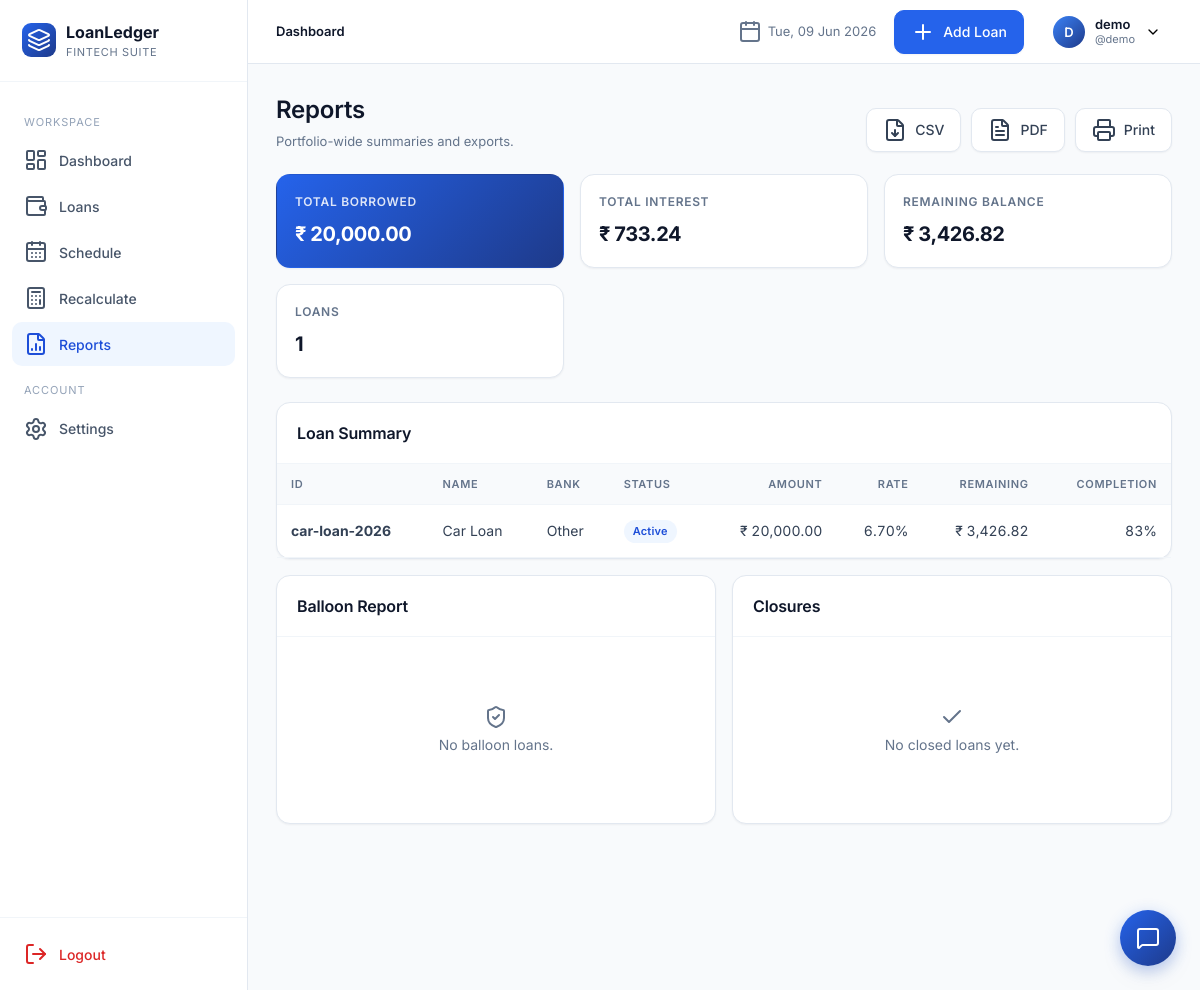
/reports/ (signed in), run on the app's committed database.
### app/models.py (models this page shows, shortened)
class User(UserMixin, db.Model):
    __tablename__ = "users"
    id = db.Column(db.Integer, primary_key=True)
    full_name = db.Column(db.String(120), nullable=False)
    username = db.Column(db.String(64), unique=True, nullable=False, index=True)
    email = db.Column(db.String(160), unique=True, nullable=False, index=True)
    password_hash = db.Column(db.String(256), nullable=False)
    preferred_currency = db.Column(db.String(8), default="INR")
    preferred_date_format = db.Column(db.String(20), default="%d %b %Y")
    created_at = db.Column(db.DateTime, default=datetime.utcnow)
    loans = db.relationship("Loan", backref="owner", lazy="dynamic", cascade="all, delete-orphan")

class Loan(db.Model):
    __tablename__ = "loans"
    id = db.Column(db.Integer, primary_key=True)
    user_id = db.Column(db.Integer, db.ForeignKey("users.id"), nullable=False, index=True)
    loan_id = db.Column(db.String(40), nullable=False, index=True)  # manual unique per user
    loan_name = db.Column(db.String(120), nullable=False)
    loan_category = db.Column(db.String(50), nullable=False, default="Personal")
    bank_name = db.Column(db.String(120), nullable=False)
    loan_amount = db.Column(db.Float, nullable=False)
    interest_rate = db.Column(db.Float, nullable=False)  # annual %
    down_payment = db.Column(db.Float, default=0)
    custom_emi = db.Column(db.Float, nullable=True)
    start_date = db.Column(db.Date, nullable=False)
    tenure_months = db.Column(db.Integer, nullable=False)
    loan_status = db.Column(db.String(20), default="Active", index=True)
    remaining_balance = db.Column(db.Float, default=0)
    completion_percentage = db.Column(db.Float, default=0)
    is_archived = db.Column(db.Boolean, default=False, index=True)
    balloon_date = db.Column(db.Date, nullable=True)
    balloon_amount = db.Column(db.Float, nullable=True)
    notes = db.Column(db.Text)
    closed_at = db.Column(db.DateTime, nullable=True)
    final_amount = db.Column(db.Float, nullable=True)
    closure_notes = db.Column(db.Text, nullable=True)
    created_at = db.Column(db.DateTime, default=datetime.utcnow)
    updated_at = db.Column(db.DateTime, default=datetime.utcnow, onupdate=datetime.utcnow)
    schedules = db.relationship("Schedule", backref="loan", lazy="dynamic",
                                cascade="all, delete-orphan", order_by="Schedule.month_index")
    __table_args__ = (db.UniqueConstraint("user_id", "loan_id", name="uq_user_loanid"),)

### app/blueprints/reports.py (the view)
@reports_bp.route("/")
@login_required
def index():
    loans = current_user.loans.filter_by(is_archived=False).all()
    total_borrowed = sum(l.loan_amount for l in loans)
    total_remaining = sum(l.remaining_balance for l in loans)
    total_interest = sum(s.interest for l in loans for s in l.schedules)
    balloons = [l for l in loans if l.balloon_date]
    closures = [l for l in loans if l.loan_status == "Completed"]
    return render_template("reports/index.html", loans=loans,
                           total_borrowed=total_borrowed, total_remaining=total_remaining,
                           total_interest=total_interest, balloons=balloons, closures=closures)

### app/templates/reports/index.html (shortened to what this page needs)
{% extends "base.html" %}
{% block content %}
<div class="page-header">
  <div class="title-block"><h1>Reports</h1><div class="sub">Portfolio-wide summaries and exports.</div></div>
  <div class="actions">
    <a href="{{ url_for('reports.export_csv') }}" class="btn secondary"><i data-lucide="file-down"></i> CSV</a>
    <a href="{{ url_for('reports.export_pdf') }}" class="btn secondary"><i data-lucide="file-text"></i> PDF</a>
    <a href="{{ url_for('reports.print_view') }}" class="btn secondary" target="_blank"><i data-lucide="printer"></i> Print</a>
  </div>
</div>
<div class="kpi-grid">
  <div class="kpi accent"><div class="label">Total Borrowed</div><div class="value">{{ total_borrowed|money }}</div></div>
  <div class="kpi"><div class="label">Total Interest</div><div class="value">{{ total_interest|money }}</div></div>
  <div class="kpi"><div class="label">Remaining Balance</div><div class="value">{{ total_remaining|money }}</div></div>
  <div class="kpi"><div class="label">Loans</div><div class="value">{{ loans|length }}</div></div>
</div>
<div class="card" style="margin-bottom:16px">
  <div class="card-header"><h3>Loan Summary</h3></div>
  <div class="table-wrap">
    <table class="tbl">
      <thead><tr><th>ID</th><th>Name</th><th>Bank</th><th>Status</th><th class="num">Amount</th><th class="num">Rate</th><th class="num">Remaining</th><th class="num">Completion</th></tr></thead>
      <tbody>{% for l in loans %}
        <tr><td><strong>{{ l.loan_id }}</strong></td><td>{{ l.loan_name }}</td><td>{{ l.bank_name }}</td>
            <td><span class="badge {{ l.loan_status.replace(' ','') }}">{{ l.loan_status }}</span></td>
            <td class="num">{{ l.loan_amount|money }}</td><td class="num">{{ '%.2f'|format(l.interest_rate) }}%</td>
            <td class="num">{{ l.remaining_balance|money }}</td><td class="num">{{ '%.0f'|format(l.completion_percentage) }}%</td></tr>
      {% endfor %}</tbody>
    </table>
  </div>
</div>
<div class="grid grid-2">
  <div class="card">
    <div class="card-header"><h3>Balloon Report</h3></div>
    <div class="card-body">
      {% if balloons %}
      <table class="tbl"><thead><tr><th>Loan</th><th>Date</th><th class="num">Amount</th></tr></thead>
      <tbody>{% for l in balloons %}<tr><td>{{ l.loan_id }}</td><td>{{ l.balloon_date|fdate }}</td><td class="num">{{ l.balloon_amount|money }}</td></tr>{% endfor %}</tbody></table>
      {% else %}<div class="empty"><i data-lucide="shield-check"></i><p>No balloon loans.</p></div>{% endif %}
    </div>
  </div>
  <div class="card">
    <div class="card-header"><h3>Closures</h3></div>
    <div class="card-body">
      {% if closures %}
      <table class="tbl"><thead><tr><th>Loan</th><th>Closed</th><th class="num">Final</th></tr></thead>
      <tbody>{% for l in closures %}<tr><td>{{ l.loan_id }}</td><td>{{ l.closed_at|fdate }}</td><td class="num">{{ l.final_amount|money }}</td></tr>{% endfor %}</tbody></table>
      {% else %}<div class="empty"><i data-lucide="check"></i><p>No closed loans yet.</p></div>{% endif %}
    </div>
  </div>
</div>
{% endblock %}

### app/templates/_topnav.html (shortened to what this page needs)
<header class="topnav">
  <div class="crumbs">
    {% block crumbs %}<strong>Dashboard</strong>{% endblock %}
  </div>
  <div class="date"><i data-lucide="calendar"></i> {{ now.strftime('%a, %d %b %Y') }}</div>
  {% if request.endpoint and not request.endpoint.startswith('settings.') %}
    <a href="{{ url_for('loans.add') }}" class="btn"><i data-lucide="plus"></i> Add Loan</a>
  {% endif %}
  <div class="profile">
    <button class="profile-btn">
      <div class="avatar">{{ current_user.full_name[:1]|upper }}</div>
      <div style="text-align:left;line-height:1.2">
        <div style="font-weight:600;font-size:13px;color:var(--slate-900)">{{ current_user.full_name }}</div>
        <div style="font-size:11px;color:var(--slate-500)">@{{ current_user.username }}</div>
      </div>
      <i data-lucide="chevron-down" style="width:16px;height:16px"></i>
    </button>
  </div>
</header>

### data on the page
User: full_name "D", full_name "demo", username "demo", preferred_currency "₹ 20,000.00", preferred_currency "₹ 733.24", preferred_currency "₹ 3,426.82"
Loan: loan_id "car-loan-2026", loan_name "Car Loan", bank_name "Other", loan_status "Active", loan_amount "₹ 20,000.00", interest_rate "6.70", remaining_balance "₹ 3,426.82", completion_percentage "83"

### other printed values
{{ loans|length }} "1"
